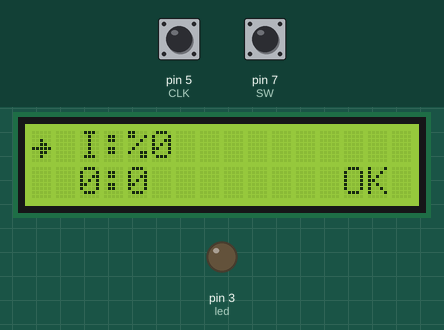
Simulated run of this sketch. Board: Arduino Uno, built with avr-gcc and run on an emulated ATmega328P. On the bench: 16×2 character LCD, output pins drawn as LEDs (lit = HIGH). The inputs (shaded band) are chosen by the test bench; at power-on: pin 7 (SW) HIGH, pin 5 (CLK) HIGH.

Above: at 1.3 s.
1.4 s: pin 7 (SW) pulsed LOW 5 times (0.12 s each, 0.3 s apart)
At 2.47 s:
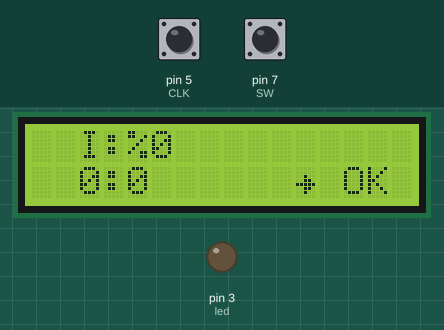
Timing chart, 0 to 4.4 s (numbered marks = the images above; inputs shaded):
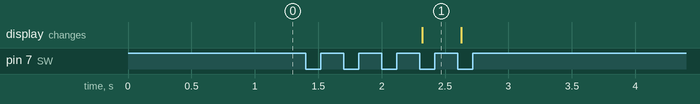

Measured:
- after the input at 1.4 s, the display: changes after 0.92 s (image 1)

The sketch:

fenar_kod_g_nderilecek.ino
```cpp
#include <Wire.h>
#include <LiquidCrystal_I2C.h>
LiquidCrystal_I2C lcd(0x27, 16, 2);

//encoder pinleri
#define CLK 5
#define DT 6
#define SW 7

//led pini
#define led 3

// değişkenler
int currentStateCLK;
int lastStateCLK;
unsigned long lastButtonPress = 0;
int counter = 0;
String currentDir ="";

int menu;
int isik_yogunluk = 0;// light intencity
int i_y = 0;

int dakika,saniye,toplam_zaman;
int say1,say2,say3,say4;
int i,sure;

//secme işareti
byte customChar0[] = {
  B00000,
  B00000,
  B00100,
  B00110,
  B11111,
  B00110,
  B00100,
  B00000
};
// gei dönme işareti
byte customChar1[] = {
  B00001,
  B00001,
  B00001,
  B00101,
  B01101,
  B11111,
  B01100,
  B00100
};
// saat işareti
byte customChar3[] = {
  B00000,
  B00000,
  B01110,
  B10101,
  B10111,
  B10001,
  B01110,
  B00000
};

void setup() {
  Serial.begin(9600);
  //lcd
  lcd.init();
  lcd.backlight();
  lcd.begin(16,2);
  lcd.createChar(0, customChar0);
  lcd.createChar(1, customChar1);
  lcd.createChar(2, customChar3);
  //enkoder
  pinMode(CLK,INPUT);
  pinMode(DT,INPUT);
  pinMode(SW, INPUT_PULLUP);
  Serial.begin(9600);
  lastStateCLK = digitalRead(CLK);
  // led
  pinMode(led,OUTPUT);
  menu_1_isik_yogunluk_print();
}

void loop() {
  // buton okuma
    int btnState = digitalRead(SW);
  if (btnState == LOW) {
    if (millis() - lastButtonPress > 50) {
      menu++;
    }
    lastButtonPress = millis();
  }

/**************************************** işik yogounlu end ***********/
  if(menu == 1){ // birinci menu işik yogunlu ayarlama
 //encoder okuma
  currentStateCLK = digitalRead(CLK);
  if (currentStateCLK != lastStateCLK  && currentStateCLK == 1){
    if (digitalRead(DT) != currentStateCLK) {
      //counter --;
      i_y = i_y+5;
      //currentDir ="CCW";
    } else {
      i_y = i_y-5;
      //counter ++;
      //currentDir ="CW";
    }

    if(i_y<0){
      i_y =0;
     }
    else if(i_y>255){
      i_y = 255;
    }
    isik_yogunluk = map(i_y,0,255,0,100);
    menu_1_isik_yogunluk_print();
  }
  lastStateCLK = currentStateCLK;
  delay(1);
  }
  /**************************************** işik yogounlu end ***********/

  //--------------- dakika ayarlama
    if(menu == 2){
//encoder okuma
  currentStateCLK = digitalRead(CLK);
  if (currentStateCLK != lastStateCLK  && currentStateCLK == 1){
    if (digitalRead(DT) != currentStateCLK) {
      //counter ++;
      dakika ++;
      //currentDir ="CCW";
    } else {
      dakika --;
      //counter --;
      //currentDir ="CW";
    }

    if(dakika<0){
      dakika =0;
     }
    else if(dakika>60){
      dakika = 60;
    }
    menu_2_dakika_print();
  }
  lastStateCLK = currentStateCLK;
  delay(1);
  }
//----------------saniye ayarlama
 if(menu == 3){
//encoder okuma
  currentStateCLK = digitalRead(CLK);
  if (currentStateCLK != lastStateCLK  && currentStateCLK == 1){
    if (digitalRead(DT) != currentStateCLK) {
      //counter ++;
      saniye ++;
      //currentDir ="CCW";
    } else {
      saniye --;
      //counter --;
      //currentDir ="CW";
    }

    if(saniye<0){
      saniye = 0;
     }
    else if(saniye>60){
      saniye = 60;
    }
    menu_3_saniye_print();
  }
  lastStateCLK = currentStateCLK;
  delay(1);
  }
  /********************* ok menu *******************/
  //-----------------ok gecişi
  if(menu == 4){
    menu_4_go_to_ok();
  }
  //----------------- ok başlatma
  if(menu == 5){
    menu_5_enter_in_ok();
  }

}//------------------loop end

void menu_1_isik_yogunluk_print(){ //işik yogunlu lcd print function
  lcd.setCursor(0, 0);
  lcd.write(0);
  lcd.print(" I:%");
  lcd.print(isik_yogunluk);
  lcd.print("      ");

  lcd.setCursor(0, 1);
  lcd.print("  ");
  lcd.print(dakika);lcd.print(":");lcd.print(saniye);
  lcd.print("  ");

  lcd.setCursor(11, 1);
  lcd.print("  ");
  lcd.print("OK");
}

/***********************************************/
void menu_2_dakika_print(){//dakika lcd print function
  lcd.setCursor(0, 0);
  lcd.print("  I:%");
  lcd.print(isik_yogunluk);
  lcd.print("  ");

  lcd.setCursor(0, 1);
  lcd.write(0);
  lcd.print(" ");
  lcd.print(dakika);lcd.print(":");lcd.print(saniye);
  lcd.print("  ");

  lcd.setCursor(11, 1);
  lcd.print("  ");
  lcd.print("OK");
}
/************************************************************/
void menu_3_saniye_print(){ //---------------saniye ayarlama
  lcd.setCursor(0, 0);
  lcd.print("  I:%");
  lcd.print(isik_yogunluk);
  lcd.print("  ");

  lcd.setCursor(0, 1);
  lcd.write(0);
  lcd.print(" ");
  lcd.print(dakika);lcd.print(":");lcd.print(saniye);
  lcd.print("  ");

  lcd.setCursor(11, 1);
  lcd.print("  ");
  lcd.print("OK");
}
/***************************** ok geçişi **************/
void menu_4_go_to_ok(){
  lcd.setCursor(0, 0);
  lcd.print("  I:%");
  lcd.print(isik_yogunluk);
  lcd.print("  ");

  lcd.setCursor(0, 1);
  lcd.print("  ");
  lcd.print(dakika);lcd.print(":");lcd.print(saniye);
  lcd.print("  ");

  lcd.setCursor(11, 1);
  lcd.write(0);
  lcd.print(" ");
  lcd.print("OK");
}
/*******************************************ok başlama**************/
void menu_5_enter_in_ok(){
  int saat = 0;
  analogWrite(led,isik_yogunluk);
  //toplam_zaman = ((saat*3600 + dakika*60 + saniye)*1000);
  //toplam_zaman = (saat*3600 + dakika*60 + saniye);

  toplam_zaman = (saat*3600 + dakika*60 + saniye);
  if(toplam_zaman>0){
    for(i = 1 ; i<=toplam_zaman; i++){
    if(saniye>0){
      saniye--;
    }
    else{
      if(dakika>0 && saat>0){
        dakika--;
        saniye = 59;
      }
      else if(dakika==0 && saat>0){
          saat--;
          dakika = 60;
        }

      else if(dakika>0 && saat==0){
          dakika--;
          saniye = 59;
        }
       else if(dakika==0 && saat==0){
              if(saniye>0){
                saniye--;
                }
        }
      }
    Serial.print("toplam_zaman : ");Serial.print(toplam_zaman);Serial.print(" | i-->");Serial.print(i);Serial.print(" ");
    Serial.print(saat);Serial.print(":");Serial.print(dakika);Serial.print(":");Serial.println(saniye);

  lcd.setCursor(0, 0);
  lcd.print("  I:%");
  lcd.print(isik_yogunluk);
  lcd.print("  ");

  lcd.setCursor(0, 1);
  lcd.write(2);
  lcd.print(" ");
  lcd.print(dakika);lcd.print(":");lcd.print(saniye);
  lcd.print("                ");
    delay(1);// change delay to 1000(1 seconde to get real value)
    }
  }

  menu = 0;
  isik_yogunluk = 0;
  saat =0;
  dakika =0;
  saniye = 0;
  toplam_zaman=0;
  menu_1_isik_yogunluk_print();
  analogWrite(led,isik_yogunluk);
}
```
